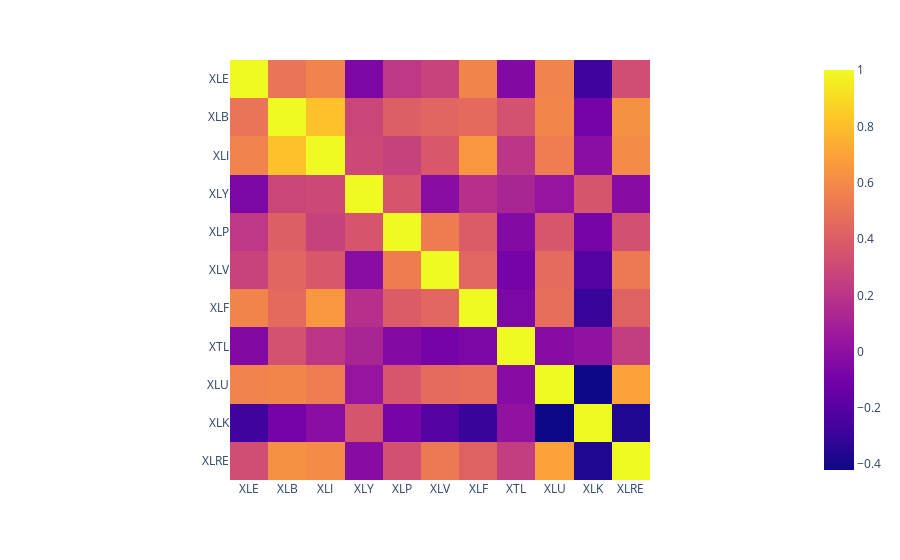

Notebook cell for this chart:
### Code cell
import plotly.express as px

def correlation_map(d1):
    """
    Create and display a correlation heatmap for the sectors over a specified period.
    
    Args:
    d1 (int): Number of days to consider for calculation.
    """
    # Select the last d1 days from the log return dataframe
    df_1 = df_close_log_delta.iloc[-d1:,:]
    corr = df_1.corr()
    
    fig = px.imshow(corr,x=corr.columns,y=corr.columns)
    fig.show()
    
    # Create the plot
#     plt.figure(figsize=(10, 8))
    
#     # Generate a heatmap using seaborn
#     sns.heatmap(df_1.corr(), 
#                 annot=True,  # Show the correlation values in each cell
#                 fmt=".2f",   # Format the correlation values to 2 decimal places
#                 cmap='RdYlGn'  # Use Red-Yellow-Green color map
#                )
    
#     plt.title(f'Correlation for {d1} days')
#     plt.show()

# Example usage: Plot correlation map for the last 30 days
correlation_map(30)

### Figure 1 — Plotly figure (JSON) as saved in the notebook; plotly's stock layout.template omitted (floating-point values rounded to 4 significant figures)
{"data": [{"coloraxis": "coloraxis", "hovertemplate": "x: %{x}<br>y: %{y}<br>color: %{z}<extra></extra>", "name": "0", "type": "heatmap", "x": ["XLE", "XLB", "XLI", "XLY", "XLP", "XLV", "XLF", "XTL", "XLU", "XLK", "XLRE"], "xaxis": "x", "y": ["XLE", "XLB", "XLI", "XLY", "XLP", "XLV", "XLF", "XTL", "XLU", "XLK", "XLRE"], "yaxis": "y", "z": [[1, 0.5016, 0.5674, -0.06443, 0.2173, 0.2724, 0.5743, -0.04585, 0.5699, -0.2768, 0.3211], [0.5016, 1, 0.8088, 0.2857, 0.4038, 0.4334, 0.4562, 0.3424, 0.581, -0.09446, 0.6273], [0.5674, 0.8088, 1, 0.2994, 0.2661, 0.369, 0.6502, 0.2037, 0.5418, -0.01192, 0.601], [-0.06443, 0.2857, 0.2994, 1, 0.355, -0.0209, 0.1752, 0.1213, 0.03189, 0.3534, -0.02233], [0.2173, 0.4038, 0.2661, 0.355, 1, 0.5398, 0.3925, -0.04204, 0.3649, -0.08531, 0.3385], [0.2724, 0.4334, 0.369, -0.0209, 0.5398, 1, 0.444, -0.09323, 0.46, -0.2074, 0.5227], [0.5743, 0.4562, 0.6502, 0.1752, 0.3925, 0.444, 1, -0.06227, 0.4738, -0.2995, 0.4205], [-0.04585, 0.3424, 0.2037, 0.1213, -0.04204, -0.09323, -0.06227, 1, -0.02434, 0.01635, 0.2441], [0.5699, 0.581, 0.5418, 0.03189, 0.3649, 0.46, 0.4738, -0.02434, 1, -0.4203, 0.6994], [-0.2768, -0.09446, -0.01192, 0.3534, -0.08531, -0.2074, -0.2995, 0.01635, -0.4203, 1, -0.3642], [0.3211, 0.6273, 0.601, -0.02233, 0.3385, 0.5227, 0.4205, 0.2441, 0.6994, -0.3642, 1]]}], "layout": {"coloraxis": {"colorscale": [[0, "#0d0887"], [0.1111, "#46039f"], [0.2222, "#7201a8"], [0.3333, "#9c179e"], [0.4444, "#bd3786"], [0.5556, "#d8576b"], [0.6667, "#ed7953"], [0.7778, "#fb9f3a"], [0.8889, "#fdca26"], [1, "#f0f921"]]}, "margin": {"t": 60}, "xaxis": {"anchor": "y", "constrain": "domain", "domain": [0, 1], "scaleanchor": "y"}, "yaxis": {"anchor": "x", "autorange": "reversed", "constrain": "domain", "domain": [0, 1]}}}
